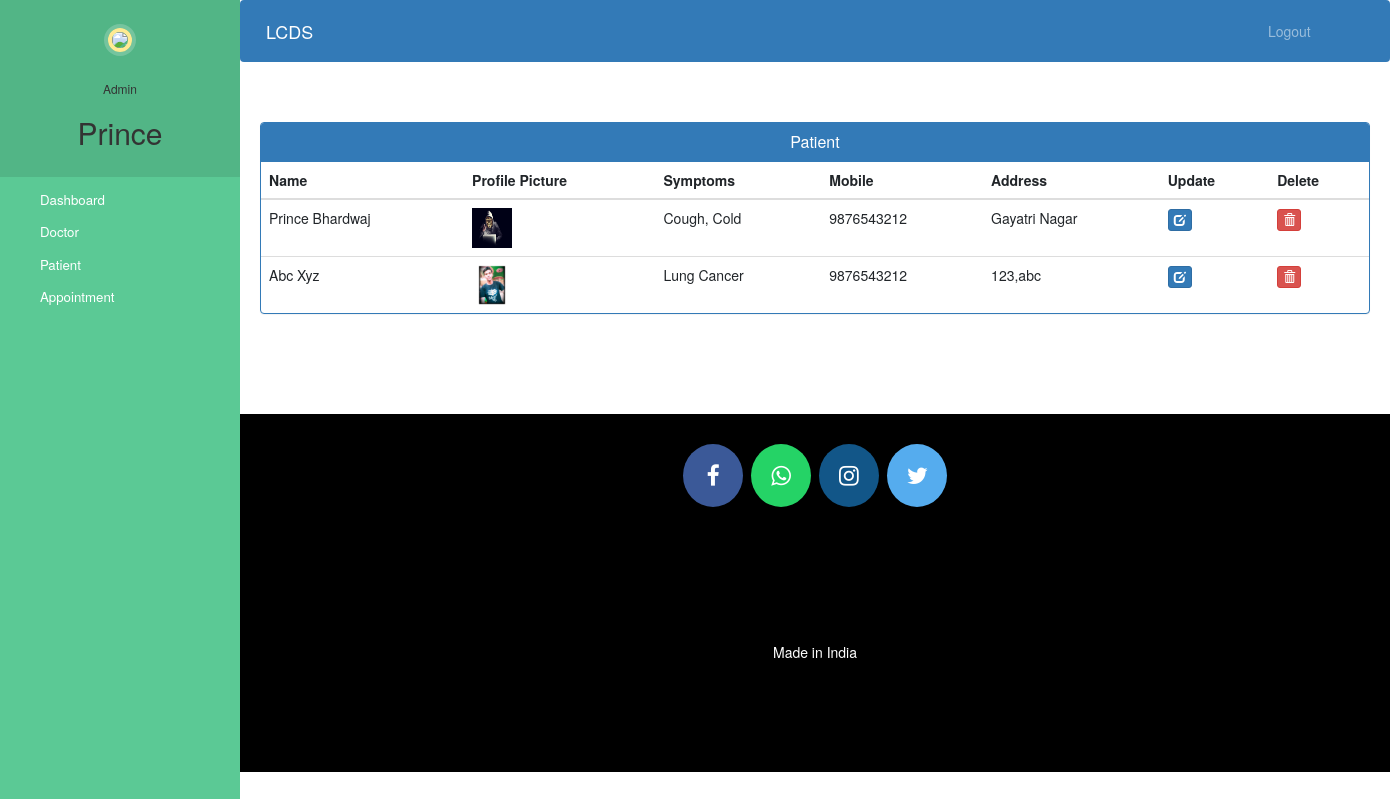
The page /admin-view-patient (signed in) on the database its author committed.
### hospital/models.py (models this page shows, shortened)
class Patient(models.Model):
    user=models.OneToOneField(User,on_delete=models.CASCADE)
    profile_pic= models.ImageField(upload_to='profile_pic/PatientProfilePic/',null=True,blank=True)
    address = models.CharField(max_length=40)
    mobile = models.CharField(max_length=20,null=False)
    symptoms = models.CharField(max_length=100,null=False)
    assignedDoctorId = models.PositiveIntegerField(null=True)
    admitDate=models.DateField(auto_now=True)
    status=models.BooleanField(default=False)
    @property
    def get_name(self):
        return self.user.first_name+" "+self.user.last_name

### hospital/views.py (the view)
# urls.py: path('admin-view-patient', views.admin_view_patient_view,name='admin-view-patient'),
@login_required(login_url='adminlogin')
@user_passes_test(is_admin)
def admin_view_patient_view(request):
    patients=models.Patient.objects.all().filter(status=True)
    return render(request,'hospital/admin_view_patient.html',{'patients':patients})

### hospital/views.py (called while the page is built)
def is_admin(user):
    return user.groups.filter(name='ADMIN').exists()

### templates/hospital/admin_view_patient.html (shortened to what this page needs)
{% extends 'hospital/admin_base.html' %}
{% block content %}
{%load static%}
<head>
  <link href="//netdna.bootstrapcdn.com/bootstrap/3.0.0/css/bootstrap.min.css" rel="stylesheet" id="bootstrap-css">
</head>
<div class="container">
  <div class="panel panel-primary">
    <div class="panel-heading">
      <h6 class="panel-title">Patient</h6>
    </div>
    <table class="table table-hover" id="dev-table">
      <thead>
        <tr>
          <th>Name</th>
          <th>Profile Picture</th>
          <th>Symptoms</th>
          <th>Mobile</th>
          <th>Address</th>
          <th>Update</th>
          <th>Delete</th>
        </tr>
      </thead>
      {% for p in patients %}
      <tr>
        <td> {{p.get_name}}</td>
        <td> <img src="{% static p.profile_pic.url %}" alt="Profile Pic" height="40px" width="40px" /></td>
        <td>{{p.symptoms}}</td>
        <td>{{p.mobile}}</td>
        <td>{{p.address}}</td>
        <td><a class="btn btn-primary btn-xs" href="{% url 'update-patient' p.id  %}"><span class="glyphicon glyphicon-edit"></span></a></td>
        <td><a class="btn btn-danger btn-xs" href="{% url 'delete-patient-from-hospital' p.id  %}"><span class="glyphicon glyphicon-trash"></span></a></td>
      </tr>
      {% endfor %}
    </table>
  </div>
</div>
{% endblock content %}

### templates/hospital/admin_base.html (shortened to what this page needs)
<!DOCTYPE html>
{% load static %}
<html lang="en">
<head>
  <link rel="stylesheet" href="https://stackpath.bootstrapcdn.com/bootstrap/4.3.1/css/bootstrap.min.css">
  <link rel="stylesheet" href="https://maxcdn.bootstrapcdn.com/font-awesome/4.7.0/css/font-awesome.min.css">
  <link rel="stylesheet" href="{% static '/style.css' %}">
</head>
<body>
  <nav class="menu" tabindex="0">
    <header class="avatar">
      <img src="{% static "images/adminpropic.png" %}" />
      <br><br>
      <h6>Admin</h6>
      <h2>{{request.user.first_name}}</h2>
    </header>
    <ul>
      <li tabindex="0" class="icon-dashboard"> <a style="color:white; text-decoration:none;" href="/admin-dashboard"><span>Dashboard</span></a> </li>
      <li tabindex="0" class="icon-customers"> <a style="color:white; text-decoration:none;" href="/admin-doctor"><span>Doctor</span></a></li>
      <li tabindex="0" class="icon-users"> <a style="color:white; text-decoration:none;" href="/admin-patient"><span>Patient</span></a></li>
      <li tabindex="0" class="icon-calendar"> <a style="color:white; text-decoration:none;" href="/admin-appointment"><span>Appointment</span></a></li>
    </ul>
  </nav>
  <main>
    <div class="bs-example">
      <nav class="navbar navbar-expand-md  navbar-dark fixed-top" style="background:#337AB7;">
        <a href="/admin-dashboard" class="navbar-brand">LCDS</a>
        <div class="collapse navbar-collapse justify-content-between" id="navbarCollapse">
          <div class="navbar-nav" style=" margin-left: 90%;">
            <a href="/logout" class="nav-item nav-link">Logout</a>
          </div>
        </div>
      </nav>
    </div>
    <br><br>
    {% block content %}
    {% endblock content %}
    <br><br><br><br>
    <footer>
      <p>
        <a id="ftr" href="#" class="fa fa-facebook"></a>
        <a id="ftr" href="#" class="fa fa-whatsapp"></a>
        <a id="ftr" href="#" class="fa fa-instagram"></a>
        <a id="ftr" href="#" class="fa fa-twitter"></a>
      </p>
      <br>
      <div class="container">
        <div class="row">
          <div class="col-md-12 col-sm-12">
            <div style="color:#ffffff;" class="wow fadeInUp footer-copyright">
              <p>Made in India <br>
                 </p>
            </div>
          </div>
        </div>
      </div>
    </footer>
  </main>
</body>
</html>

### static/style.css (style rules this page uses)
body { padding-left: 240px; }
main { position: relative; height: 100vh; }
.menu { background: #5bc995; height: 100vh; width: 240px; position: fixed; top: 0px; left: 0; z-index: 5; outline: none; }
.menu .avatar { background: rgba(0, 0, 0, 0.1); padding: 2em 0.5em; text-align: center; }
.menu .avatar img { width: 100px; border-radius: 50%; overflow: hidden; border: 4px solid #ffea92; box-shadow: 0 0 0 4px rgba(255, 255, 255, 0.2); }
.menu .avatar h2 { font-weight: normal; margin-bottom: 0; }
.menu ul { list-style: none; padding: 0.5em 0; margin: 0; }
.menu ul li { padding: 0.5em 1em 0.5em 3em; font-size: 0.95em; font-weight: regular; background-repeat: no-repeat; background-position: left 15px center; background-size: auto 20px; transition: all 0.15s linear; cursor: pointer; }
.menu ul li.icon-dashboard { background-image: url("http://www.entypo.com/images//gauge.svg"); }
.menu ul li.icon-customers { background-image: url("http://www.entypo.com/images//briefcase.svg"); }
.menu ul li.icon-users { background-image: url("http://www.entypo.com/images//users.svg"); }
.menu ul li.icon-calendar { background-image: url("http://www.entypo.com/images//calendar.svg"); }

### templates/hospital/admin_base.html (style rules this page uses)
a:link { text-decoration: none; }
a { color: white; }
footer { padding: 0px 0px 0px 0px; background-color: black; margin: 0px; }
#ftr { padding: 20px; }
.fa { font-size: 23px; width: 60px; text-align: center; text-decoration: none; margin: 5px 2px; border-radius: 50%; }
.fa-facebook { background: #3B5998; color: white; margin-top: 30px; }
.fa-whatsapp { background: #25d366; color: white; }
.fa-twitter { background: #55ACEE; color: white; }
.fa-instagram { background: #125688; color: white; }
p { text-align: center; }
body { padding-left: 240px; }
main { position: relative; height: 100vh; }
.menu { background: #5bc995; height: 100vh; width: 240px; position: fixed; top: 0px; left: 0; z-index: 5; outline: none; }
.menu .avatar { background: rgba(0, 0, 0, 0.1); padding: 2em 0.5em; text-align: center; }
.menu .avatar img { width: 100px; border-radius: 50%; overflow: hidden; border: 4px solid #ffea92; box-shadow: 0 0 0 4px rgba(255, 255, 255, 0.2); }
.menu .avatar h2 { font-weight: normal; margin-bottom: 0; }
.menu ul { list-style: none; padding: 0.5em 0; margin: 0; }
.menu ul li { padding: 0.5em 1em 0.5em 3em; font-size: 0.95em; font-weight: regular; background-repeat: no-repeat; background-position: left 15px center; background-size: auto 20px; transition: all 0.15s linear; cursor: pointer; }
.menu ul li.icon-dashboard { background-image: url("http://www.entypo.com/images//gauge.svg"); }
.menu ul li.icon-customers { background-image: url("http://www.entypo.com/images//briefcase.svg"); }
.menu ul li.icon-users { background-image: url("http://www.entypo.com/images//users.svg"); }
.menu ul li.icon-calendar { background-image: url("http://www.entypo.com/images//calendar.svg"); }

### templates/hospital/admin_view_patient.html (style rules this page uses)
a:link { text-decoration: none; }
h6 { text-align: center; }
.row { margin: 100px; }

### rows shown on the page
Patient: get_name "Prince Bhardwaj", profile_pic (placeholder picture), symptoms "Cough, Cold", mobile "9876543212", address "Gayatri Nagar"
Patient: get_name "Abc Xyz", profile_pic (picture), symptoms "Lung Cancer", mobile "9876543212", address "123,abc"

### other values the page prints
{{ request.user.first_name }} "Prince"
